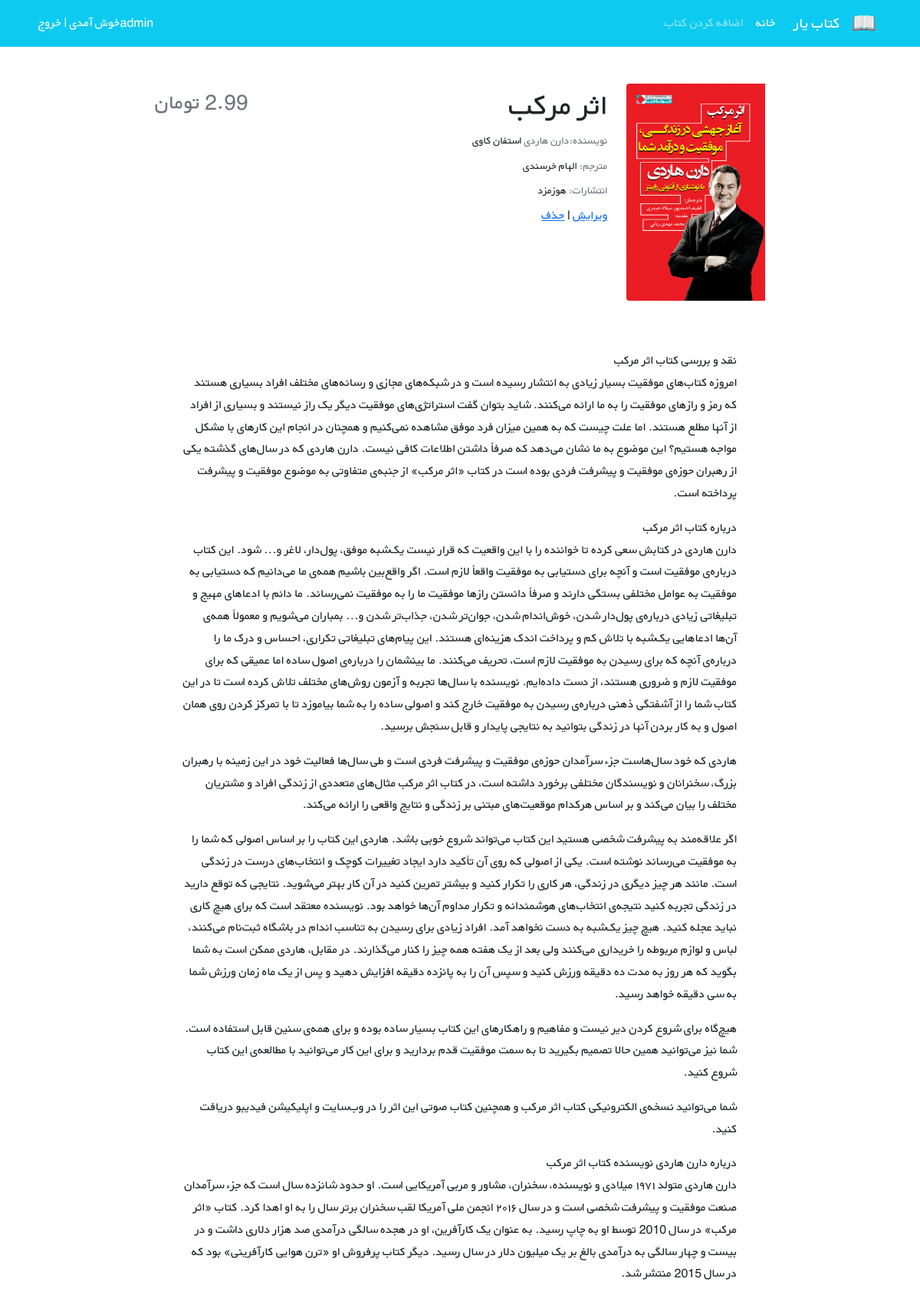
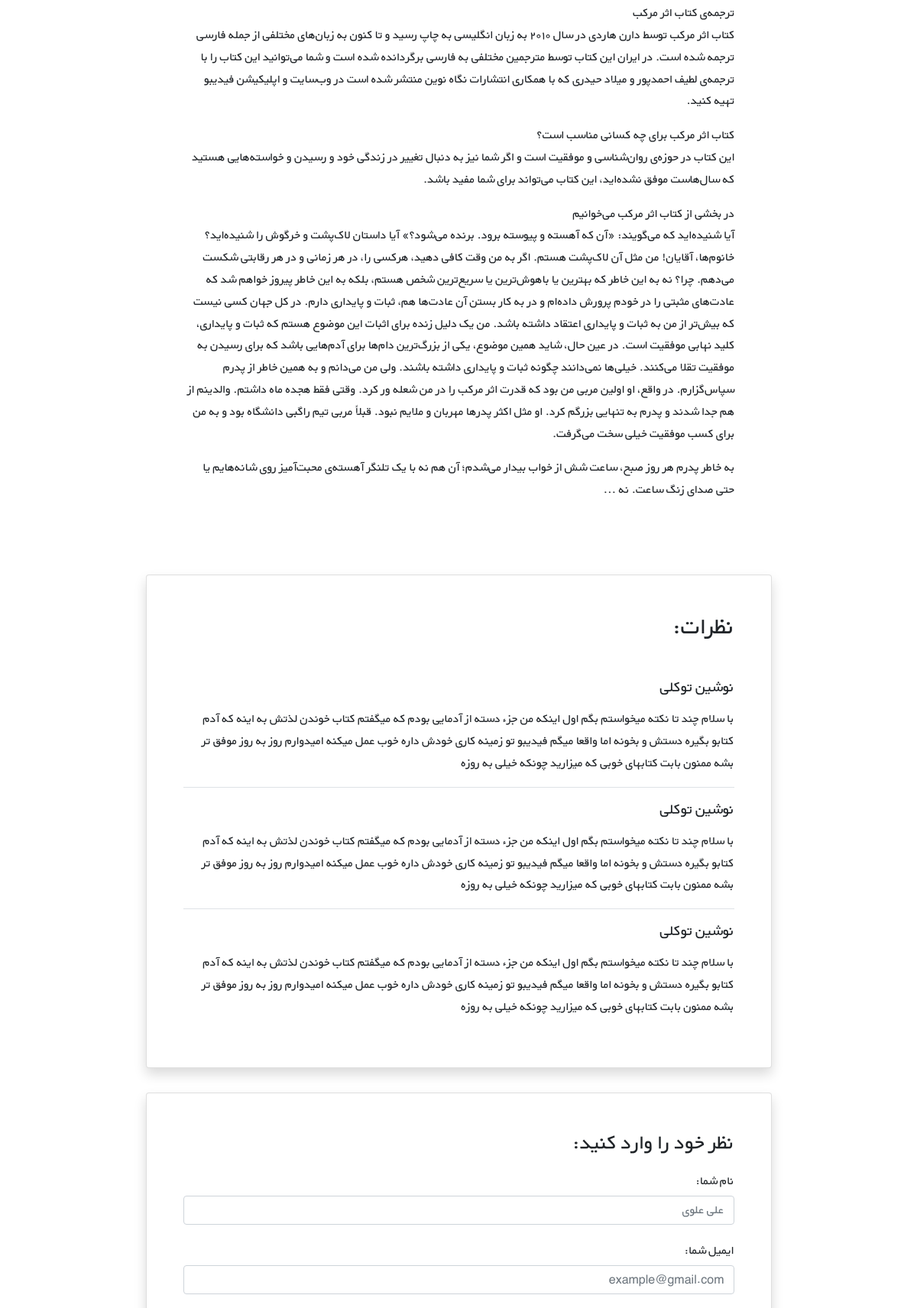
The page /books/5/ (signed in, upper part) on the database its author committed (2 pictures, top to bottom).
### accounts/models.py (models this page shows)
class CustomUser(AbstractUser):
    age=models.PositiveIntegerField(null=True,blank=True)

### books/models.py (models this page shows, shortened)
class Book(models.Model):
    title = models.CharField(max_length=200)
    author = models.CharField(max_length=200)
    context = models.TextField()
    price = models.DecimalField(max_digits=5, decimal_places=2)
    cover = models.ImageField(upload_to='covers/', blank=True)

### books/views.py (the view)
# urls.py: path('<int:pk>/', BookDetailView.as_view(), name='book_detail'),
class BookDetailView(generic.DetailView):
    model = Book
    template_name = 'books/book_detail.html'

### books/templates/books/book_detail.html (shortened to what this page needs)
{% extends '_base.html' %}
{% load book_tags %}
{% block content %}
    <div class="container mt-5" dir="rtl">
        <div class="">
            <div class="">
                <div class="d-flex justify-content-center">
                    <div class="row w-sm-75 w-100">
                        <div class="col-xs-12 col-md-3 d-flex justify-content-center">
                            <div>
                                {% if book.cover  %}
                                <img src="{{ book.cover.url }}" class="img-fluid rounded-start" alt="...">
                                     {% else  %}
                                     <img src="media/covers/no cover.jpg">
                                {% endif %}
                            </div>
                        </div>
                        <div class="col-xs-12 col-md-6 text-center text-md-end mt-md-1 mt-4">
                            <h1>{{ book.title}}</h1>
                            <h5 class="small my-1"><span class="text-muted">نویسنده:{{ book.author }} </span>استفان کاوی</h5>
                            <h5 class="small my-1"><span class="text-muted">مترجم: </span>الهام خرسندی</h5>
                            <h5 class="small my-1"><span class="text-muted">انتشارات: </span>هوزمزد</h5>
                            <a href="{% url 'book_update' book.id %}">ویرایش</a>
                            <span>|</span>
                            <a href="{% url 'book_delete' book.id %}">حذف</a>
                        </div>
                        <div class="col-xs-12 col-md-3 d-flex flex-column">
                            <h3 class="align-self-center pt-2 text-muted align-self-md-end">
                                {{book.price}} تومان
                            </h3>
                        </div>
                    </div>
                </div>
                <div class="d-flex justify-content-center">
                    <div class="my-3 p-5 w-sm-75 w-100">
                        {{ book.context|linebreaks }}
                    </div>
                </div>
                <div class="d-flex justify-content-center">
                    <div class="card shadow my-3 p-5 w-sm-75 w-100">
                        <h2 class="mb-5">نظرات:</h2>
                        <div class="border-bottom mb-3">
                            <h5 class="mb-3">نوشین توکلی</h5>
                            <p>با سلام چند تا نکته میخواستم بگم اول اینکه من جزء دسته از آدمایی بودم که میگفتم کتاب
                                خوندن لذتش
                                به اینه که آدم کتابو بگیره دستش و بخونه اما واقعا میگم فیدیبو تو زمینه کاری خودش داره
                                خوب عمل
                                میکنه امیدوارم روز به روز موفق تر بشه ممنون بابت کتابهای خوبی که میزارید چونکه خیلی به
                                روزه</p>
                        </div>
                        <div class="border-bottom mb-3">
                            <h5 class="mb-3">نوشین توکلی</h5>
                            <p>با سلام چند تا نکته میخواستم بگم اول اینکه من جزء دسته از آدمایی بودم که میگفتم کتاب
                                خوندن لذتش
                                به اینه که آدم کتابو بگیره دستش و بخونه اما واقعا میگم فیدیبو تو زمینه کاری خودش داره
                                خوب عمل
                                میکنه امیدوارم روز به روز موفق تر بشه ممنون بابت کتابهای خوبی که میزارید چونکه خیلی به
                                روزه</p>
                        </div>
                        <div>
                            <h5 class="mb-3">نوشین توکلی</h5>
                            <p>با سلام چند تا نکته میخواستم بگم اول اینکه من جزء دسته از آدمایی بودم که میگفتم کتاب
                                خوندن لذتش
                                به اینه که آدم کتابو بگیره دستش و بخونه اما واقعا میگم فیدیبو تو زمینه کاری خودش داره
                                خوب عمل
                                میکنه امیدوارم روز به روز موفق تر بشه ممنون بابت کتابهای خوبی که میزارید چونکه خیلی به
                                روزه</p>
                        </div>
                    </div>
                </div>
                <div class="d-flex justify-content-center">
                    <div class="card shadow my-3 p-5 w-sm-75 w-100">
                        <h3>نظر خود را وارد کنید:</h3>
                        <form method="POST">
                            <div class="form-group py-2">
                                <label class="py-1" for="author_name">نام شما:</label>
                                <input type="text" class="form-control" placeholder="علی علوی" name="author_name">
                            </div>
                            <div class="form-group py-2">
                                <label class="py-1" for="email">ایمیل شما:</label>
                                <input type="email" class="form-control" placeholder="example@gmail.com" name="email">
                            </div>
                            <div class="form-group py-2">
                            </div>
                        </form>
                    </div>
                </div>
            </div>
        </div>
    </div>
{% endblock %}

### templates/_base.html (shortened to what this page needs)
<!DOCTYPE HTML PUBLIC "-//W3C//DTD HTML 4.01//EN" "http://www.w3.org/TR/html4/strict.dtd">
<html lang="en">
{% load static %}
<head>
    <link href="https://cdn.jsdelivr.net/npm/bootstrap@5.1.3/dist/css/bootstrap.min.css" rel="stylesheet"
>
    <link rel="stylesheet" href="{% static 'css/style.css' %}">
</head>
<body>
<nav class="navbar navbar-expand-lg navbar-dark bg-info" dir="rtl">
    <div class="container">
        <a class="navbar-brand" href="#">
            <img src="{% static 'icons/book.png' %}" alt="" height="30"
                 class="d-inline-block align-text-top">
        </a>
        <a class="navbar-brand mx-3" href="#">کتاب یار</a>
        <div class="collapse navbar-collapse" id="navbarNavAltMarkup">
            <div class="navbar-nav">
                <a class="nav-link active" aria-current="page" href="{% url 'book_list' %}">خانه</a>
                <a class="nav-link" href="{% url 'book_create' %}">اضافه کردن کتاب</a>
            </div>
        </div>
        <div class="mx-2 text-white">
            {% if user.is_authenticated %}
            {{ user.username}}خوش آمدی |
            <a class="link-light text-decoration-none" href="{% url 'logout' %}">خروج</a></div>
                {% else  %}
            <a class="link-light text-decoration-none" href="{% url 'login' %}">ورود</a>
                |
                <a class="link-light text-decoration-none" href="{% url 'signup' %}">ثبت نام</a>
            {% endif %}
    </div>
</nav>
<div class="container">
{% block content %}
{% endblock %}
</div>
</body>
</html>

### static/css/style.css (style rules this page uses)
* { font-family: 'BYekan', sans-serif; line-height: 1.8rem; }
@media (min-width: 576px) { .w-sm-75 { width: 75%!important; } }

### rows shown on the page
CustomUser: username "admin"
Book: cover (picture), title "اثر مرکب", author "دارن هاردی", context "نقد و بررسی کتاب اثر مرکب امروزه کتاب‌های موفقیت بسیار زیادی به انتشار رسیده است و در شبکه‌های مجازی و رسانه‌های مختلف افراد بسیاری هستند که رمز و رازهای موفقیت را به ما ارائه می‌کنند. شاید بتوان گفت استراتژی‌های موفقیت دیگر یک راز نیستند و بسیاری از افراد از آنها مطلع هستند. اما علت چیست که به همین میزان فرد موفق مشاهده نمی‌کنیم و همچنان در انجام این کارهای با مشکل مواجه هستیم؟ این موضوع به ما نشان می‌دهد که صرفاً داشتن اطلاعات کافی نیست. دارن هاردی که در سال‌های گذشته یکی از رهبران حوزه‌ی موفقیت و پیشرفت فردی بوده است در کتاب «اثر مرکب» از جنبه‌ی متفاوتی به موضوع موفقیت و پیشرفت پرداخته است. درباره کتاب اثر مرکب دارن هاردی در کتابش سعی کرده تا خواننده را با این واقعیت که قرار نیست یک‌شبه…"
